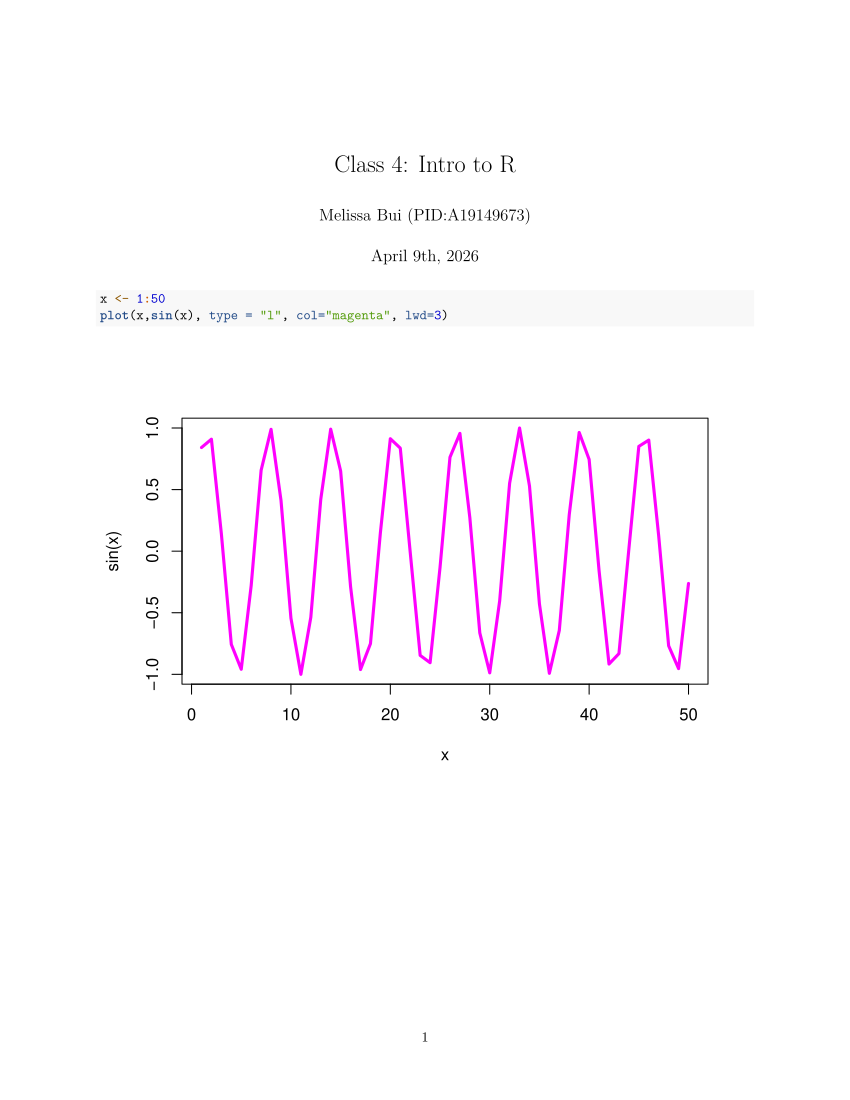

The script that drew this image:
#' ---
#' title: "Class 4: Intro to R"
#' author: "Melissa Bui (PID:A19149673)"
#' date: "April 9th, 2026"
#' ---


x <- 1:50
plot(x,sin(x), type = "l", col="magenta", lwd=3)
